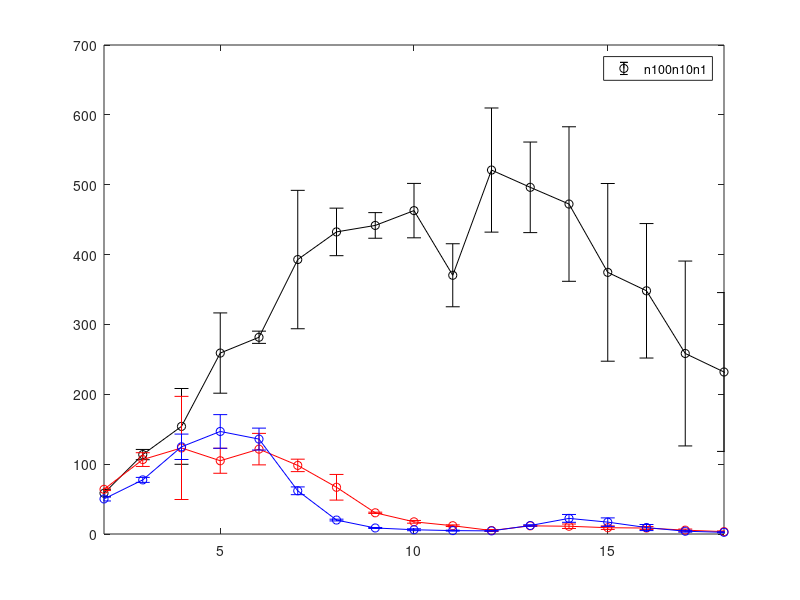

Write the MATLAB code that produced this figure.
n100=[58.33	113.71	154.04	259.02	281.63	392.88	432.44	441.72	462.93	370.39	520.99	496.26	472.34	374.55	348.15	258.40	231.90	175.50	140.52];
n10=[63.92	106.54	123.20	104.85	121.50	98.21	66.89	30.35	17.44	11.87	4.99	11.69	11.10	9.01	8.53	5.50	3.41	2.23	1.68];
n1=[50.21	77.46	124.85	146.80	135.87	61.86	19.97	8.63	6.10	4.85	4.46	12.15	22.35	17.00	9.26	3.95	2.42	1.89	1.38];
n100e=[5.03	7.34	54.25	57.46	8.75	99.06	34.02	18.34	38.94	45.11	88.85	64.83	110.60	127.19	96.25	132.33	113.68	98.67	89.71];
n10e=[1.73	9.83	73.82	17.90	22.54	8.91	18.37	0.90	1.95	1.17	1.42	0.58	3.18	2.47	2.14	1.58	0.96	0.53	0.37];
n1e=[2.93	3.57	18.18	24.09	15.70	5.55	1.25	0.70	1.35	0.66	0.21	1.09	5.61	6.07	4.35	1.29	0.69	0.62	0.76];
tt=2:20;

errorbar(tt,n100,n100e,'ko-');hold on;
errorbar(tt,n10,n10e,'ro-');hold on;
errorbar(tt,n1,n1e,'bo-');hold on;
xlim([2 18]);
legend(["n100","n10","n1"])